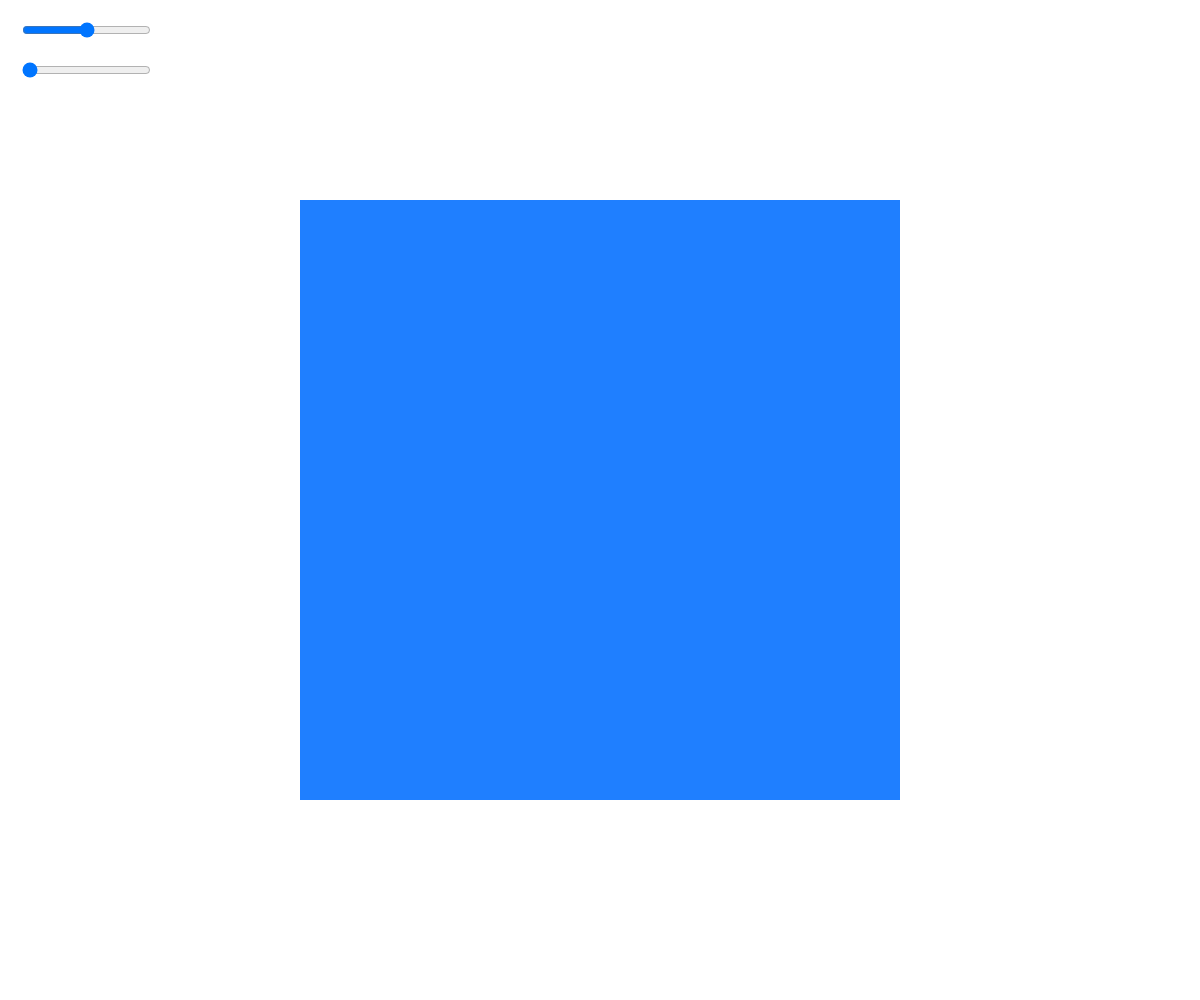
Frame 1 (no input)
Frame 60 (no input): identical to frame 1, image omitted
Frame 120 (the mouse pressed at the canvas centre since frame 60): identical to frame 1, image omitted

The p5.js sketch that drew this single still picture (run headless with seeded random() and noise() and a simulated clock; from frame 60 on, the mouse is pressed at the canvas centre):

// p5.js sketch
// ── sketch.js
let sizeSlider; //矩形の大きさを設定するスライダー
let speedSlider; //スピードを変更するスライダー

function setup() {
    createCanvas(windowWidth, windowHeight);
    //スライダーを生成 (最小値, 最大値, 初期値)
    sizeSlider = createSlider(0, width, width/2);
    sizeSlider.position(20, 20);
    speedSlider = createSlider(0, 100, 0);
    speedSlider.position(20, 60);
}

function draw() {
    background(255);
    fill(31, 127, 255);
    noStroke();
    rectMode(CENTER);
    let rectSize = sizeSlider.value(); //スライダーで設定されている値を取得
    let rotSpeed = speedSlider.value() / 1000;
    translate(width/2, height/2); // 画面の中心に座標を移動しておく
    rotate(millis() * rotSpeed); //矩形を回転(ミリセカンド)
    rect(0, 0, rectSize, rectSize); //矩形を描画
}
